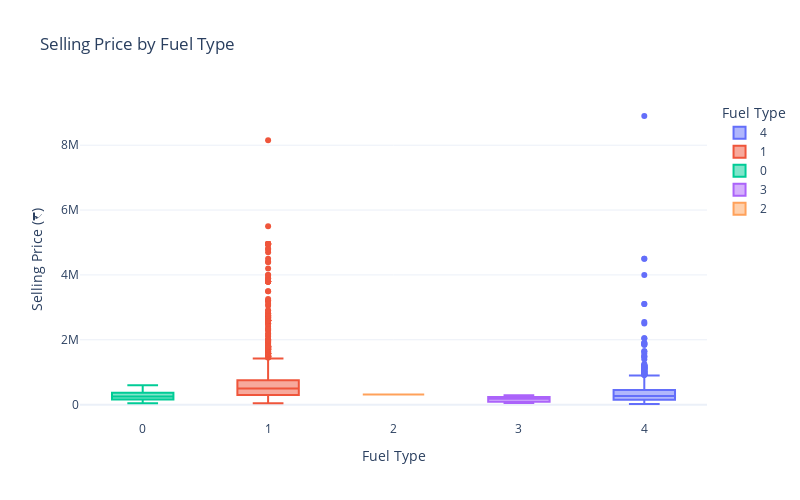

The notebook cell this image was saved under:
### Markdown cell above
## B. Selling Price Distribution by Fuel Type

### Code cell
import plotly.express as px
fig = px.box(df,
             x='Fuel',
             y='Selling_Price',
             color='Fuel',
             title='Selling Price by Fuel Type',
             labels={
                 'Fuel': 'Fuel Type',
                 'Selling_Price': 'Selling Price (₹)'
             },
             template='plotly_white',  
             width=800,
             height=500)
fig.update_traces(quartilemethod="inclusive")
fig.show()

### Figure 1 — Plotly figure (JSON) as saved in the notebook; plotly's stock layout.template omitted (floating-point values rounded to 4 significant figures; data arrays with more than 128 entries replaced by an {"elided": "..."} marker saying what was removed)
{"data": [{"alignmentgroup": "True", "hovertemplate": "Fuel Type=%{x}<br>Selling Price (₹)=%{y}<extra></extra>", "legendgroup": "4", "marker": {"color": "#636efa"}, "name": "4", "notched": false, "offsetgroup": "4", "orientation": "v", "quartilemethod": "inclusive", "showlegend": true, "type": "box", "x": {"elided": "2123 int values"}, "x0": " ", "xaxis": "x", "y": {"elided": "2123 int values"}, "y0": " ", "yaxis": "y"}, {"alignmentgroup": "True", "hovertemplate": "Fuel Type=%{x}<br>Selling Price (₹)=%{y}<extra></extra>", "legendgroup": "1", "marker": {"color": "#EF553B"}, "name": "1", "notched": false, "offsetgroup": "1", "orientation": "v", "quartilemethod": "inclusive", "showlegend": true, "type": "box", "x": {"elided": "2153 int values"}, "x0": " ", "xaxis": "x", "y": {"elided": "2153 int values"}, "y0": " ", "yaxis": "y"}, {"alignmentgroup": "True", "hovertemplate": "Fuel Type=%{x}<br>Selling Price (₹)=%{y}<extra></extra>", "legendgroup": "0", "marker": {"color": "#00cc96"}, "name": "0", "notched": false, "offsetgroup": "0", "orientation": "v", "quartilemethod": "inclusive", "showlegend": true, "type": "box", "x": [0, 0, 0, 0, 0, 0, 0, 0, 0, 0, 0, 0, 0, 0, 0, 0, 0, 0, 0, 0, 0, 0, 0, 0, 0, 0, 0, 0, 0, 0, 0, 0, 0, 0, 0, 0, 0, 0, 0, 0], "x0": " ", "xaxis": "x", "y": [365000, 365000, 282000, 185000, 229999, 130000, 90000, 525000, 170000, 160000, 250000, 250000, 145000, 229999, 160000, 300000, 350000, 130000, 88000, 170000, 520000, 300000, 145000, 45000, 470000, 310000, 495000, 245000, 587000, 160000, 325000, 195000, 185000, 470000, 110000, 365000, 440000, 595000, 409999, 140000], "y0": " ", "yaxis": "y"}, {"alignmentgroup": "True", "hovertemplate": "Fuel Type=%{x}<br>Selling Price (₹)=%{y}<extra></extra>", "legendgroup": "3", "marker": {"color": "#ab63fa"}, "name": "3", "notched": false, "offsetgroup": "3", "orientation": "v", "quartilemethod": "inclusive", "showlegend": true, "type": "box", "x": [3, 3, 3, 3, 3, 3, 3, 3, 3, 3, 3, 3, 3, 3, 3, 3, 3, 3, 3, 3, 3, 3, 3], "x0": " ", "xaxis": "x", "y": [210000, 80000, 180000, 250000, 250000, 229999, 220000, 290000, 180000, 50000, 85000, 155000, 125000, 275000, 80000, 240000, 60000, 100000, 200000, 170000, 120000, 240000, 70000], "y0": " ", "yaxis": "y"}, {"alignmentgroup": "True", "hovertemplate": "Fuel Type=%{x}<br>Selling Price (₹)=%{y}<extra></extra>", "legendgroup": "2", "marker": {"color": "#FFA15A"}, "name": "2", "notched": false, "offsetgroup": "2", "orientation": "v", "quartilemethod": "inclusive", "showlegend": true, "type": "box", "x": [2], "x0": " ", "xaxis": "x", "y": [310000], "y0": " ", "yaxis": "y"}], "layout": {"boxmode": "overlay", "height": 500, "legend": {"title": {"text": "Fuel Type"}, "tracegroupgap": 0}, "title": {"text": "Selling Price by Fuel Type"}, "width": 800, "xaxis": {"anchor": "y", "categoryarray": [4, 1, 0, 3, 2], "categoryorder": "array", "domain": [0, 1], "title": {"text": "Fuel Type"}}, "yaxis": {"anchor": "x", "domain": [0, 1], "title": {"text": "Selling Price (₹)"}}}}
